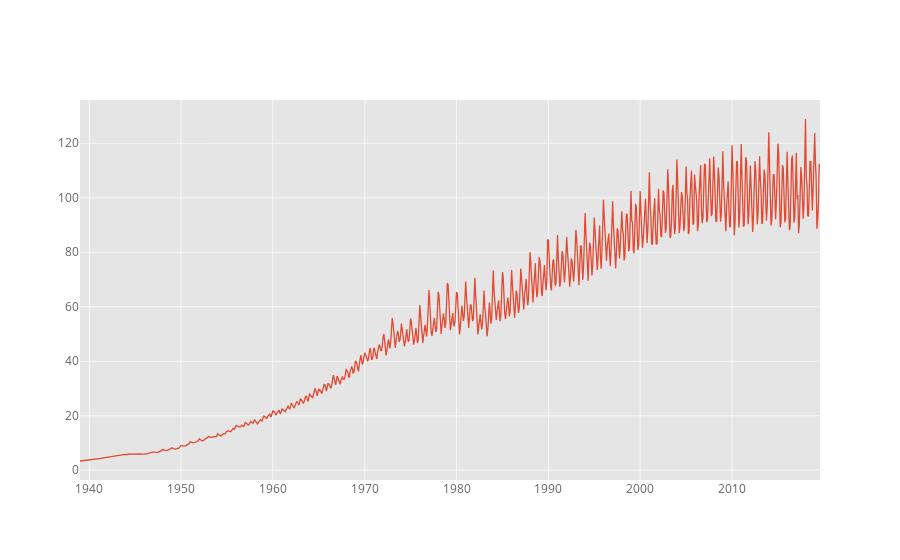

The cell this chart's notebook holds for it:
### Code cell
import plotly.plotly as py
import cufflinks as cf

import pandas as pd

cf.set_config_file(offline=True, theme='ggplot')

data.iplot()

### Figure 1 — Plotly figure (JSON) as saved in the notebook; plotly's stock layout.template omitted (floating-point values rounded to 4 significant figures; data arrays with more than 128 entries replaced by an {"elided": "..."} marker saying what was removed)
{"data": [{"line": {"color": "rgba(226, 74, 51, 1.0)", "dash": "solid", "shape": "linear", "width": 1.3}, "mode": "lines", "name": "produccion de energia", "text": "", "type": "scatter", "uid": "34fe6234-0009-47e9-8412-b20920208fea", "x": {"elided": "968 str values"}, "y": {"elided": "968 float values"}}], "layout": {"legend": {"bgcolor": "#FFFFFF", "font": {"color": "#666666"}}, "paper_bgcolor": "#FFFFFF", "plot_bgcolor": "#E5E5E5", "title": {"font": {"color": "#151516"}}, "xaxis": {"gridcolor": "#F6F6F6", "showgrid": true, "tickfont": {"color": "#666666"}, "title": {"font": {"color": "#666666"}, "text": ""}, "zerolinecolor": "#F6F6F6"}, "yaxis": {"gridcolor": "#F6F6F6", "showgrid": true, "tickfont": {"color": "#666666"}, "title": {"font": {"color": "#666666"}, "text": ""}, "zerolinecolor": "#F6F6F6"}}}
